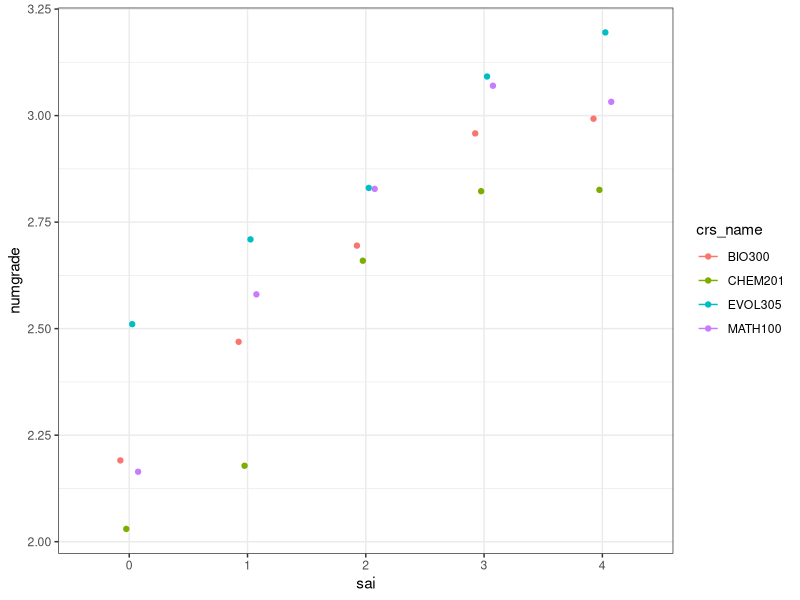

Write the R code that produced this figure.
## ---- chunk 1
knitr::opts_chunk$set(echo = TRUE)
syndat <- read.csv(file = "SEISMIC_synthetic_data_2023-01-26.csv")

#load packages
library(tidyverse)
## ---- chunk 2
course_of_interest <- "MATH100"
## ---- chunk 3
#this code goes through all possible combinations of the 4 advantage axes and assigns an SAI based on that students' values
#as ethniccode_cat == 1 is the "BIPOC" label, all other categories are considered advantaged 
syndat <-
  syndat %>% mutate(sai = case_when(
    female == "0" & ethniccode_cat != "1" & firstgen == "0" & lowincomeflag == "0"  ~ "4",
    female == "1" & ethniccode_cat != "1" & firstgen == "0" & lowincomeflag == "0"  ~ "3",
    female == "0" & ethniccode_cat == "1" & firstgen == "0" & lowincomeflag == "0"  ~ "3", 
    female == "0" & ethniccode_cat != "1" & firstgen == "0" & lowincomeflag == "1"  ~ "3", 
    female == "0" & ethniccode_cat != "1" & firstgen == "1" & lowincomeflag == "0"  ~ "3", 
    female == "0" & ethniccode_cat == "1" & firstgen == "1" & lowincomeflag == "0"  ~ "2", 
    female == "0" & ethniccode_cat == "1" & firstgen == "0" & lowincomeflag == "1"  ~ "2", 
    female == "1" & ethniccode_cat == "1" & firstgen == "0" & lowincomeflag == "0"  ~ "2", 
    female == "0" & ethniccode_cat != "1" & firstgen == "1" & lowincomeflag == "1"  ~ "2", 
    female == "1" & ethniccode_cat != "1" & firstgen == "1" & lowincomeflag == "0"  ~ "2", 
    female == "1" & ethniccode_cat != "1" & firstgen == "0" & lowincomeflag == "1"  ~ "2", 
    female == "1" & ethniccode_cat != "1" & firstgen == "1" & lowincomeflag == "1"  ~ "1", 
    female == "1" & ethniccode_cat == "1" & firstgen == "1" & lowincomeflag == "0"  ~ "1",
    female == "1" & ethniccode_cat == "1" & firstgen == "0" & lowincomeflag == "1"  ~ "1", 
    female == "0" & ethniccode_cat == "1" & firstgen == "1" & lowincomeflag == "1"  ~ "1",
    female == "1" & ethniccode_cat == "1" & firstgen == "1" & lowincomeflag == "1"  ~ "0",
    TRUE ~ "NA"))
## ---- chunk 4
syndat %>%
  filter(crs_name == course_of_interest) %>%
  group_by(crs_name, sai) %>%
  summarise(n = n(),
            mean_grade = mean(numgrade, na.rm = T),
            sd_grade = sd(numgrade, na.rm = T))
## ---- chunk 5
#plot raw grades by all disciplines 
ggplot(syndat, aes(x = sai, y = numgrade, color = crs_name)) + 
    stat_summary(geom = "point", fun.y = "mean", 
                 position = position_dodge(0.2)) + 
    stat_summary(geom = "errorbar", fun.data = "mean_cl_normal", 
                 width = 0.1, position = position_dodge(0.2)) + 
  theme_bw()
